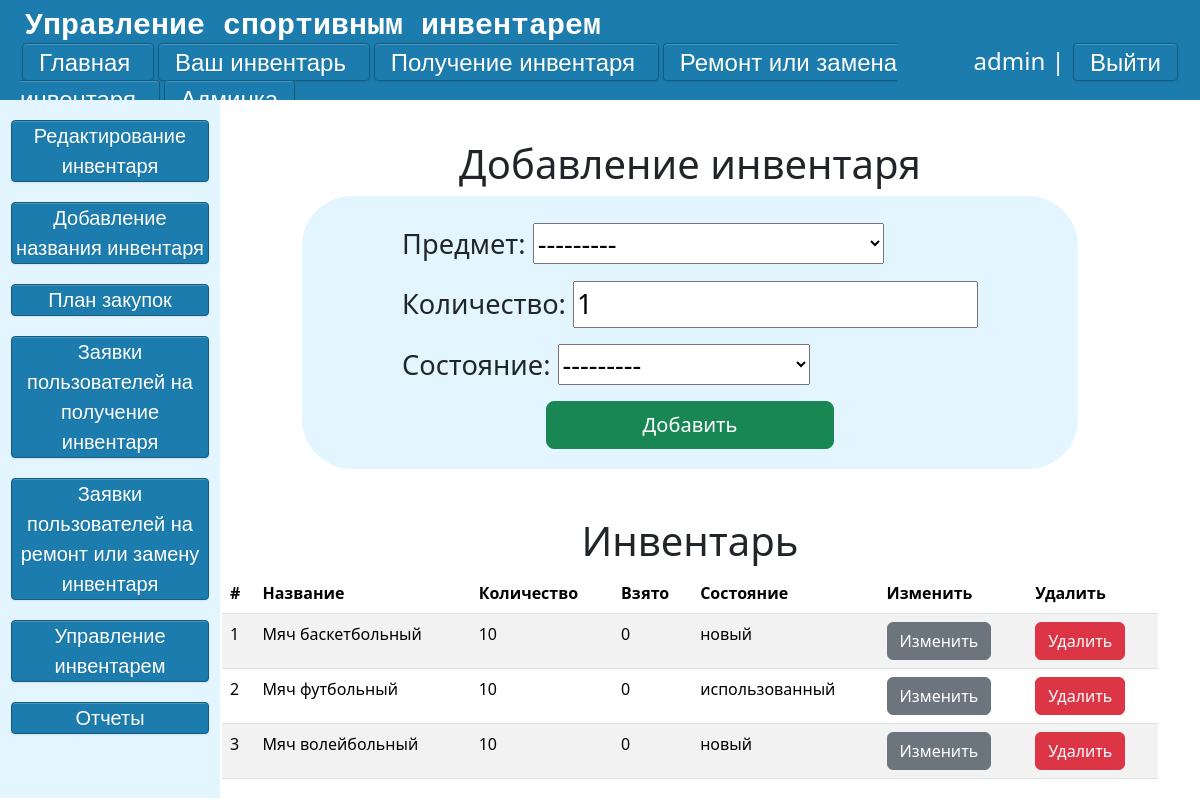
Page /console/edit-inventory/ (signed in) on the committed database.
### main/models.py (models this page shows, shortened)
class Goods(models.Model):
    CONDITION_CHOICES = [
        ('новый', 'новый'),
        ('использованный', 'использованный'),
        ('сломанный', 'сломанный'),
    ]
    goods = models.ForeignKey('Goods_Names',on_delete=models.CASCADE,null=True,verbose_name='Предмет')
    count = models.IntegerField('Количество', default=1,validators=[MinValueValidator(1)])
    rented_count = models.IntegerField('Взято', default=0,validators=[MinValueValidator(0)])
    condition = models.CharField('Состояние', max_length=20, choices=CONDITION_CHOICES)
    created_at = models.DateTimeField('Добавлено', default=timezone.now)
    updated_at = models.DateTimeField('Обновлено', auto_now=True)
    class Meta:
        verbose_name = "Инвентарь"
        verbose_name_plural = "Инвентарь"
    def get_absolute_url(self):
        return reverse("Update_inventory", kwargs={"post_id": self.id})
    def get_absolute_url_del(self):
        return reverse("Delete_inventory", kwargs={"post_id": self.id})

class Goods_Names(models.Model):
    name_of_good = models.CharField('Название', max_length=30)
    def __str__(self):
        return self.name_of_good
    class Meta:
        verbose_name = "Название инвентаря"
        verbose_name_plural = "Названия инвентаря"

### main/views.py (the view)
# urls.py: path('console/edit-inventory/', views.edit_inventory, name='edit_inventory'),
def edit_inventory(request):
    if request.user.is_superuser:
        g = list(Goods.objects.all())
        if request.method == "POST":
            form = UpdateGoodsForm(request.POST or None)
            if form.is_valid():
                form.save()
                return redirect('edit_inventory')
        else:
            form = UpdateGoodsForm()
        return render(request, 'admin/edit_inventory.html', {'form': form ,'g':g})
    else:
        return render(request, 'admin/Error.html')

### main/forms.py
class UpdateGoodsForm(forms.ModelForm):
    class Meta:
        model = Goods
        fields = ('goods', 'count', 'condition')
        labels = {
            'goods': 'Предмет',
            'count': 'Количество',
            'condition': 'Состояние',
        }

### main/templates/admin/edit_inventory.html (shortened to what this page needs)
{% extends 'admin/admin-layout.html' %}
{% block script %}
    <link rel="stylesheet" href="https://cdn.jsdelivr.net/npm/flatpickr/dist/flatpickr.min.css">
{% endblock %}
{% block content %}
    <div class="admin-form-edit-inventory">
        <h1>Добавление инвентаря</h1>
        <div class="form_admin">
            <form method="post" class="form_content">
            {{ form.as_p }}
                <div class="d-grid gap-2 col-6 mx-auto">
                    <button type="submit" class = 'btn btn-success btn-lg'>Добавить</button>
                </div>
            </form>
        </div>
        <div class="container mt-5">
                <h1>Инвентарь</h1>
                    <table  class="table table-striped">
                      <thead>
                        <tr>
                            <th>#</th>
                            <th>Название</th>
                            <th>Количество</th>
                            <th>Взято</th>
                            <th>Состояние</th>
                            <th>Изменить</th>
                            <th>Удалить</th>
                        </tr>
                      </thead>
                      <tbody>
                      {% for el in g %}
                        <tr>
                            <td> {{ forloop.counter }}</td>
                            <td> {{el.goods}}</td>
                            <td> {{el.count}}</td>
                            <td> {{el.rented_count}}</td>
                            <td> {{el.condition}}</td>
                            <td><a class="btn btn-secondary" href="{{el.get_absolute_url}}">Изменить</a></td>
                            <td><a class="btn btn-danger" href="{{el.get_absolute_url_del}}" >Удалить</a></td>
                        </tr>
                        {% endfor %}
                    </table>
        </div>
    </div>
{% endblock %}

### main/templates/admin/admin-layout.html (shortened to what this page needs)
{% load static %}
<!DOCTYPE html>
<html lang="ru">
<head>
    <link rel="stylesheet" href="https://cdn.jsdelivr.net/npm/bootstrap@5.3.2/dist/css/bootstrap.min.css">
    <link rel="stylesheet" href="{% static 'main/css/css.css' %}">
    <link rel="stylesheet" href="{% static 'main/css/buttons.css' %}">
    {% block script %}
    {% endblock script%}
</head>
<body>
    <div class = "back">
        <div class = 'top'>
                <div class="logo2"><samp>Управление спортивным инвентарем</samp></div>
                <div class = 'lower'>
                    <div class="left-shortcuts">
                        <a href="{% url 'main' %}" class = 'btn3'> Главная </a>
                        <a href="{% url 'my' %}" class = 'btn3'> Ваш инвентарь </a>
                        <a href="{% url 'application-get' %}" class = 'btn3'> Получение инвентаря </a>
                        <a href="{% url 'application-repair' %}" class = 'btn3'> Ремонт или замена инвентаря </a>
                        {% if request.user.is_superuser %}
                        <a href="{% url 'console' %}" class = 'btn3'> Админка </a>
                        {% endif %}
                    </div>
                    <div class="right-shortcuts">
                        {% if request.user.is_authenticated %}
                            <li class="last"> {{user.username}} | <a href="{% url 'logout' %}" class="btn3">Выйти</a></li>
                        {% else %}
                            <li class="last"><a href="register" class="btn3"> Регистрация</a>  <a href="login" class="btn3"> Войти </a></li>
                        {% endif %}
                    </div>
                </div>
        </div>
        <div class ="admin-content">
            <div class="side-bar">
                <a href="{% url 'edit_inventory' %}" class = 'btn4'> Редактирование инвентаря </a>
                <a href="{% url 'new_name_inventory' %}" class = 'btn4'> Добавление названия инвентаря </a>
                <a href="{% url 'purchase_plan' %}" class = 'btn4'> План закупок </a>
                <a href="{% url 'Request_for_receipt_inventory' %}" class = 'btn4'> Заявки пользователей на получение инвентаря</a>
                <a href="{% url 'Request_for_repair_inventory' %}" class = 'btn4'> Заявки пользователей на ремонт или замену инвентаря </a>
                <a href="{% url 'Inventory_management' %}" class = 'btn4'> Управление инвентарем </a>
                <a href="{% url 'history' %}" class = 'btn4'> Отчеты </a>
            </div>
            <div class="right-content">
                {% block content  %}
                {% endblock %}
            </div>
        </div>
    </div>
</body>
</html>

### main/static/main/css/css.css (style rules this page uses)
body { height: 100vh; width: 100vw; }
.top { display: grid; place-items: left; background: #1B7CAD; width: 100%; height: 100px; overflow: auto; }
.lower { display: grid; grid-template-columns: 80% 20%; padding: 10px width: 100%; padding-left: 20px; padding-right: 20px; font-size: 24px; margin-top: -6px; }
.back { height: 100%; width: 100%; overflow: auto; }
.logo2 { font-size: 30px; margin-left: 25px; font-weight: bold; color: #fff; }
.last { float:right; color: #fff; }
h1 { text-align: center; }
li { list-style-type: none; }
.side-bar { width: 220px; background: #e3f5ff; overflow: auto; font-size: 20px; }
.admin-content { display: grid; grid-template-columns: 210px 80vw; height: 87.3% }
.right-content { width: 100%; margin-top: 40px; margin-right: auto; margin-left: auto; overflow: auto; }
.form_admin { display: grid; place-items: center; }
.form_content { padding-top: 27px; font-size: 1.7rem; background-color: #e3f5ff; padding-left: 100px; padding-right: 100px; border-radius: 50px; padding-bottom: 20px; }

### main/static/main/css/buttons.css (style rules this page uses)
a.btn3 { border-radius: 4px; -webkit-box-shadow: inset 0 1px 0 rgba(255, 255, 255, 0.2), 0 1px 2px rgba(0, 0, 0, 0.08); -moz-box-shadow: inset 0 1px 0 rgba(255, 255, 255, 0.2), 0 1px 2px rgba(0, 0, 0, 0.08); box-shadow: inset 0 1px 0 rgba(255, 255, 255, 0.2), 0 1px 2px rgba(0, 0, 0, 0.08); color: #fff; width: auto; text-align: center; font-family: Arial, Helvetica, sans-serif; padding: 4.5px 16px; margin: 20px 2px; text-decoration: none; text-shadow: 0 1px 1px rgba(0, 0, 0, 0.075); -webkit-transition: background-color 0.1s linear; -moz-transition: background-color 0.1s linear; -o-transition: background-color 0.1s linear; transition: background-color 0.1s linear; background-color: rgb( 27, 124, 173 ); border: 1px solid rgb( 20, 91, 127 ); }
a.btn4 { border-radius: 4px; -webkit-box-shadow: inset 0 1px 0 rgba(255, 255, 255, 0.2), 0 1px 2px rgba(0, 0, 0, 0.08); -moz-box-shadow: inset 0 1px 0 rgba(255, 255, 255, 0.2), 0 1px 2px rgba(0, 0, 0, 0.08); box-shadow: inset 0 1px 0 rgba(255, 255, 255, 0.2), 0 1px 2px rgba(0, 0, 0, 0.08); color: #fff; display:block; width:90%; margin: 20px auto; text-align: center; font-family: Arial, Helvetica, sans-serif; text-decoration: none; text-shadow: 0 1px 1px rgba(0, 0, 0, 0.075); -webkit-transition: background-color 0.1s linear; -moz-transition: background-color 0.1s linear; -o-transition: background-color 0.1s linear; transition: background-color 0.1s linear; background-color: rgb( 27, 124, 173 ); border: 1px solid rgb( 20, 91, 127 ); }

### rows in the picture
Goods: goods "Мяч баскетбольный", count "10", rented_count "0", condition "новый"
Goods: goods "Мяч футбольный", count "10", rented_count "0", condition "использованный"
Goods: goods "Мяч волейбольный", count "10", rented_count "0", condition "новый"

### other values in the picture
{{ user.username }} "admin"
